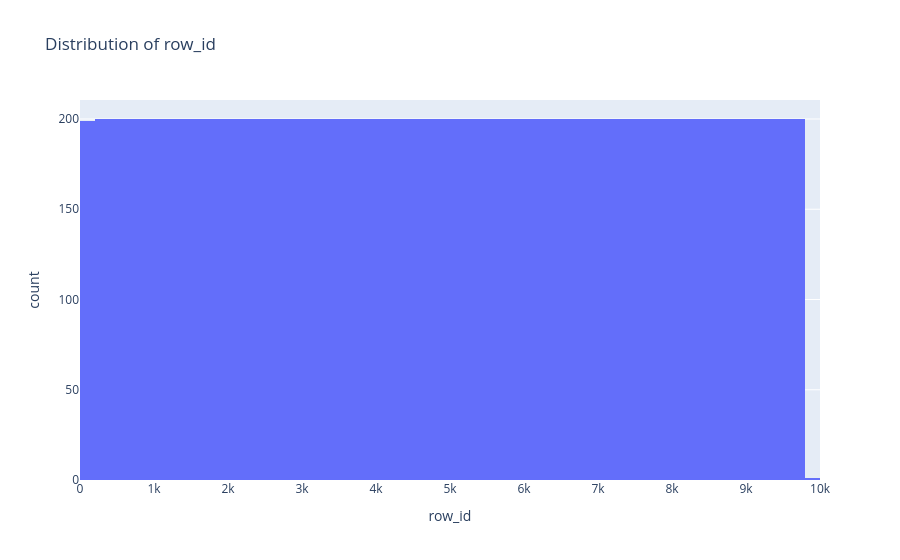
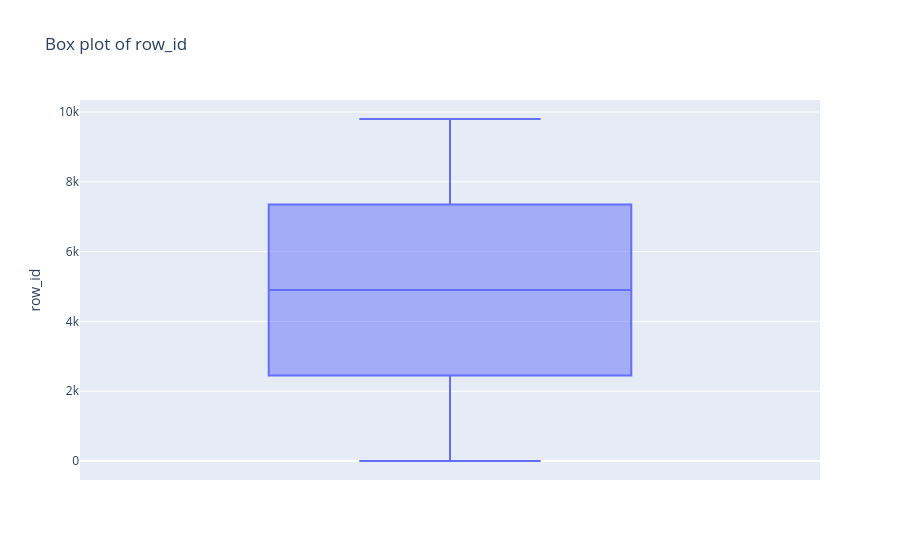
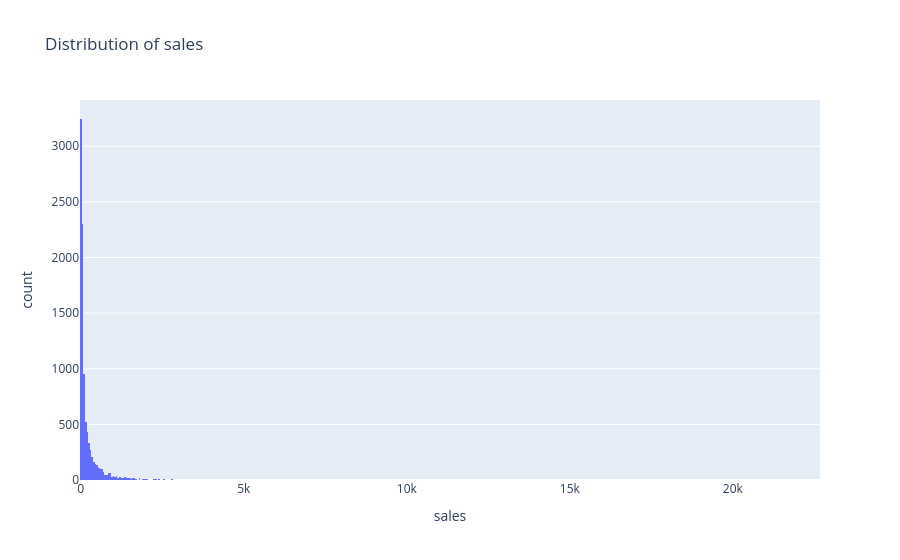
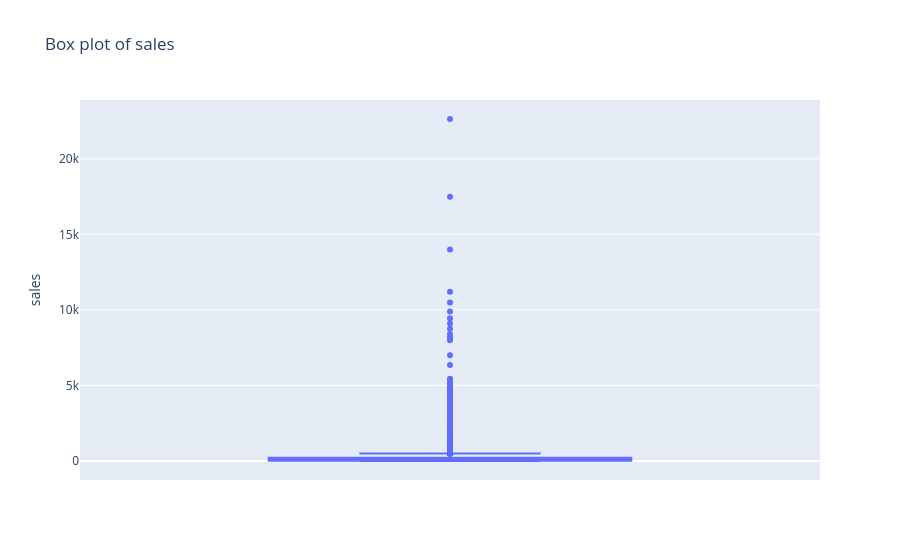

Source (notebook cell) for these figures, in order:
### Code cell
for col in num_cols:
    px.histogram(df, x=col, title=f"Distribution of {col}").show()
    px.box(df, y=col, title=f"Box plot of {col}").show()

### Figure 1 — Plotly figure (JSON) as saved in the notebook; plotly's stock layout.template omitted (floating-point values rounded to 4 significant figures; data arrays with more than 128 entries replaced by an {"elided": "..."} marker saying what was removed)
{"data": [{"alignmentgroup": "True", "bingroup": "x", "hovertemplate": "row_id=%{x}<br>count=%{y}<extra></extra>", "legendgroup": "", "marker": {"color": "#636efa", "pattern": {"shape": ""}}, "name": "", "offsetgroup": "", "orientation": "v", "showlegend": false, "type": "histogram", "x": {"elided": "9800 int values"}, "xaxis": "x", "yaxis": "y"}], "layout": {"barmode": "relative", "legend": {"tracegroupgap": 0}, "title": {"text": "Distribution of row_id"}, "xaxis": {"anchor": "y", "domain": [0, 1], "title": {"text": "row_id"}}, "yaxis": {"anchor": "x", "domain": [0, 1], "title": {"text": "count"}}}}

### Figure 2 — Plotly figure (JSON) as saved in the notebook; plotly's stock layout.template omitted (floating-point values rounded to 4 significant figures; data arrays with more than 128 entries replaced by an {"elided": "..."} marker saying what was removed)
{"data": [{"alignmentgroup": "True", "hovertemplate": "row_id=%{y}<extra></extra>", "legendgroup": "", "marker": {"color": "#636efa"}, "name": "", "notched": false, "offsetgroup": "", "orientation": "v", "showlegend": false, "type": "box", "x0": " ", "xaxis": "x", "y": {"elided": "9800 int values"}, "y0": " ", "yaxis": "y"}], "layout": {"boxmode": "group", "legend": {"tracegroupgap": 0}, "title": {"text": "Box plot of row_id"}, "xaxis": {"anchor": "y", "domain": [0, 1]}, "yaxis": {"anchor": "x", "domain": [0, 1], "title": {"text": "row_id"}}}}

### Figure 3 — Plotly figure (JSON) as saved in the notebook; plotly's stock layout.template omitted (floating-point values rounded to 4 significant figures; data arrays with more than 128 entries replaced by an {"elided": "..."} marker saying what was removed)
{"data": [{"alignmentgroup": "True", "bingroup": "x", "hovertemplate": "sales=%{x}<br>count=%{y}<extra></extra>", "legendgroup": "", "marker": {"color": "#636efa", "pattern": {"shape": ""}}, "name": "", "offsetgroup": "", "orientation": "v", "showlegend": false, "type": "histogram", "x": {"elided": "9800 float values"}, "xaxis": "x", "yaxis": "y"}], "layout": {"barmode": "relative", "legend": {"tracegroupgap": 0}, "title": {"text": "Distribution of sales"}, "xaxis": {"anchor": "y", "domain": [0, 1], "title": {"text": "sales"}}, "yaxis": {"anchor": "x", "domain": [0, 1], "title": {"text": "count"}}}}

### Figure 4 — Plotly figure (JSON) as saved in the notebook; plotly's stock layout.template omitted (floating-point values rounded to 4 significant figures; data arrays with more than 128 entries replaced by an {"elided": "..."} marker saying what was removed)
{"data": [{"alignmentgroup": "True", "hovertemplate": "sales=%{y}<extra></extra>", "legendgroup": "", "marker": {"color": "#636efa"}, "name": "", "notched": false, "offsetgroup": "", "orientation": "v", "showlegend": false, "type": "box", "x0": " ", "xaxis": "x", "y": {"elided": "9800 float values"}, "y0": " ", "yaxis": "y"}], "layout": {"boxmode": "group", "legend": {"tracegroupgap": 0}, "title": {"text": "Box plot of sales"}, "xaxis": {"anchor": "y", "domain": [0, 1]}, "yaxis": {"anchor": "x", "domain": [0, 1], "title": {"text": "sales"}}}}
